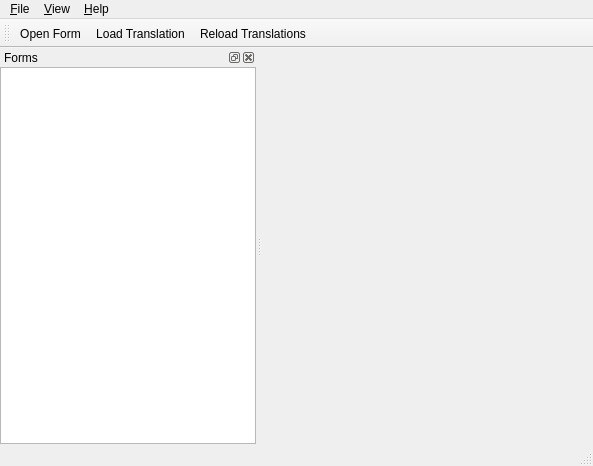
<ui version="4.0" >
 <author></author>
 <comment>*********************************************************************
**
** Copyright (C) 1992-2008 Trolltech ASA. All rights reserved.
**
** This file is part of the Qt Linguist of the Qt Toolkit.
**
** This file may be used under the terms of the GNU General Public
** License versions 2.0 or 3.0 as published by the Free Software
** Foundation and appearing in the files LICENSE.GPL2 and LICENSE.GPL3
** included in the packaging of this file.  Alternatively you may (at
** your option) use any later version of the GNU General Public
** License if such license has been publicly approved by Trolltech ASA
** (or its successors, if any) and the KDE Free Qt Foundation. In
** addition, as a special exception, Trolltech gives you certain
** additional rights. These rights are described in the Trolltech GPL
** Exception version 1.2, which can be found at
** http://www.trolltech.com/products/qt/gplexception/ and in the file
** GPL_EXCEPTION.txt in this package.
**
** Please review the following information to ensure GNU General
** Public Licensing requirements will be met:
** http://trolltech.com/products/qt/licenses/licensing/opensource/. If
** you are unsure which license is appropriate for your use, please
** review the following information:
** http://trolltech.com/products/qt/licenses/licensing/licensingoverview
** or contact the sales department at sales@trolltech.com.
**
** In addition, as a special exception, Trolltech, as the sole
** copyright holder for Qt Designer, grants users of the Qt/Eclipse
** Integration plug-in the right for the Qt/Eclipse Integration to
** link to functionality provided by Qt Designer and its related
** libraries.
**
** This file is provided "AS IS" with NO WARRANTY OF ANY KIND,
** INCLUDING THE WARRANTIES OF DESIGN, MERCHANTABILITY AND FITNESS FOR
** A PARTICULAR PURPOSE. Trolltech reserves all rights not expressly
** granted herein.
**
** This file is provided AS IS with NO WARRANTY OF ANY KIND, INCLUDING THE
** WARRANTY OF DESIGN, MERCHANTABILITY AND FITNESS FOR A PARTICULAR PURPOSE.
**
*********************************************************************</comment>
 <exportmacro></exportmacro>
 <class>TrPreviewToolClass</class>
 <widget class="QMainWindow" name="TrPreviewToolClass" >
  <property name="geometry" >
   <rect>
    <x>0</x>
    <y>0</y>
    <width>593</width>
    <height>466</height>
   </rect>
  </property>
  <property name="windowTitle" >
   <string>Qt Translation Preview Tool</string>
  </property>
  <widget class="QWidget" name="centralWidget" />
  <widget class="QMenuBar" name="menuBar" >
   <property name="geometry" >
    <rect>
     <x>0</x>
     <y>0</y>
     <width>593</width>
     <height>21</height>
    </rect>
   </property>
   <widget class="QMenu" name="menuView" >
    <property name="title" >
     <string>&amp;View</string>
    </property>
    <widget class="QMenu" name="menuViewViews" >
     <property name="title" >
      <string>&amp;Views</string>
     </property>
    </widget>
    <addaction name="menuViewViews" />
   </widget>
   <widget class="QMenu" name="menuHelp" >
    <property name="title" >
     <string>&amp;Help</string>
    </property>
    <addaction name="actionAbout" />
    <addaction name="actionAbout_Qt" />
   </widget>
   <widget class="QMenu" name="menuFile" >
    <property name="title" >
     <string>&amp;File</string>
    </property>
    <addaction name="actionOpenForm" />
    <addaction name="actionLoadTranslation" />
    <addaction name="actionReloadTranslations" />
    <addaction name="separator" />
    <addaction name="actionClose" />
   </widget>
   <addaction name="menuFile" />
   <addaction name="menuView" />
   <addaction name="menuHelp" />
  </widget>
  <widget class="QToolBar" name="mainToolBar" >
   <property name="orientation" >
    <enum>Qt::Horizontal</enum>
   </property>
   <attribute name="toolBarArea" >
    <number>4</number>
   </attribute>
   <addaction name="actionOpenForm" />
   <addaction name="actionLoadTranslation" />
   <addaction name="actionReloadTranslations" />
  </widget>
  <widget class="QStatusBar" name="statusBar" />
  <widget class="QDockWidget" name="dwForms" >
   <property name="windowTitle" >
    <string>Forms</string>
   </property>
   <attribute name="dockWidgetArea" >
    <number>1</number>
   </attribute>
   <widget class="QWidget" name="dockWidgetContents" >
    <layout class="QVBoxLayout" >
     <property name="margin" >
      <number>0</number>
     </property>
     <property name="spacing" >
      <number>0</number>
     </property>
     <item>
      <widget class="QListView" name="viewForms" >
       <property name="editTriggers" >
        <set>QAbstractItemView::NoEditTriggers</set>
       </property>
       <property name="alternatingRowColors" >
        <bool>true</bool>
       </property>
       <property name="uniformItemSizes" >
        <bool>true</bool>
       </property>
      </widget>
     </item>
    </layout>
   </widget>
  </widget>
  <action name="actionOpenForm" >
   <property name="icon" >
    <iconset resource="qttrpreviewtool.qrc" >:/images/open_form.png</iconset>
   </property>
   <property name="text" >
    <string>&amp;Open Form...</string>
   </property>
  </action>
  <action name="actionLoadTranslation" >
   <property name="icon" >
    <iconset resource="qttrpreviewtool.qrc" >:/images/load_translation.png</iconset>
   </property>
   <property name="text" >
    <string>&amp;Load Translation...</string>
   </property>
  </action>
  <action name="actionReloadTranslations" >
   <property name="icon" >
    <iconset resource="qttrpreviewtool.qrc" >:/images/reload_translations.png</iconset>
   </property>
   <property name="text" >
    <string>&amp;Reload Translations</string>
   </property>
   <property name="shortcut" >
    <string>F5</string>
   </property>
  </action>
  <action name="actionClose" >
   <property name="text" >
    <string>&amp;Close</string>
   </property>
  </action>
  <action name="actionAbout" >
   <property name="text" >
    <string>About</string>
   </property>
  </action>
  <action name="actionAbout_Qt" >
   <property name="text" >
    <string>About Qt</string>
   </property>
  </action>
 </widget>
 <layoutdefault spacing="6" margin="11" />
 <pixmapfunction></pixmapfunction>
 <resources/>
 <connections/>
</ui>
